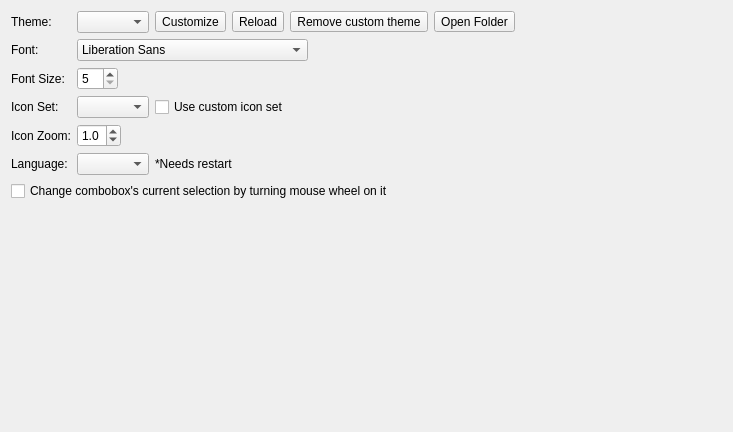
<?xml version="1.0" encoding="UTF-8"?>
<ui version="4.0">
 <class>EnvironmentAppearanceWidget</class>
 <widget class="QWidget" name="EnvironmentAppearanceWidget">
  <property name="geometry">
   <rect>
    <x>0</x>
    <y>0</y>
    <width>733</width>
    <height>432</height>
   </rect>
  </property>
  <property name="windowTitle">
   <string>Form</string>
  </property>
  <layout class="QGridLayout" name="gridLayout">
   <item row="6" column="1">
    <widget class="QWidget" name="widget_4" native="true">
     <layout class="QHBoxLayout" name="horizontalLayout_4">
      <property name="leftMargin">
       <number>0</number>
      </property>
      <property name="topMargin">
       <number>0</number>
      </property>
      <property name="rightMargin">
       <number>0</number>
      </property>
      <property name="bottomMargin">
       <number>0</number>
      </property>
      <item>
       <widget class="QComboBox" name="cbLanguage"/>
      </item>
      <item>
       <widget class="QLabel" name="label_5">
        <property name="text">
         <string>*Needs restart</string>
        </property>
       </widget>
      </item>
      <item>
       <spacer name="horizontalSpacer_4">
        <property name="orientation">
         <enum>Qt::Horizontal</enum>
        </property>
        <property name="sizeHint" stdset="0">
         <size>
          <width>40</width>
          <height>20</height>
         </size>
        </property>
       </spacer>
      </item>
     </layout>
    </widget>
   </item>
   <item row="0" column="0">
    <widget class="QLabel" name="label">
     <property name="text">
      <string>Theme:</string>
     </property>
    </widget>
   </item>
   <item row="3" column="0">
    <widget class="QLabel" name="label_6">
     <property name="text">
      <string>Icon Set:</string>
     </property>
    </widget>
   </item>
   <item row="2" column="1">
    <widget class="QWidget" name="widget_3" native="true">
     <layout class="QHBoxLayout" name="horizontalLayout_3">
      <property name="leftMargin">
       <number>0</number>
      </property>
      <property name="topMargin">
       <number>0</number>
      </property>
      <property name="rightMargin">
       <number>0</number>
      </property>
      <property name="bottomMargin">
       <number>0</number>
      </property>
      <item>
       <widget class="QSpinBox" name="spinFontSize">
        <property name="minimum">
         <number>5</number>
        </property>
       </widget>
      </item>
      <item>
       <spacer name="horizontalSpacer_3">
        <property name="orientation">
         <enum>Qt::Horizontal</enum>
        </property>
        <property name="sizeHint" stdset="0">
         <size>
          <width>40</width>
          <height>20</height>
         </size>
        </property>
       </spacer>
      </item>
     </layout>
    </widget>
   </item>
   <item row="2" column="0">
    <widget class="QLabel" name="label_3">
     <property name="text">
      <string>Font Size:</string>
     </property>
    </widget>
   </item>
   <item row="0" column="1">
    <widget class="QWidget" name="widget" native="true">
     <layout class="QHBoxLayout" name="horizontalLayout">
      <property name="leftMargin">
       <number>0</number>
      </property>
      <property name="topMargin">
       <number>0</number>
      </property>
      <property name="rightMargin">
       <number>0</number>
      </property>
      <property name="bottomMargin">
       <number>0</number>
      </property>
      <item>
       <widget class="QComboBox" name="cbTheme"/>
      </item>
      <item>
       <widget class="QToolButton" name="btnCustomize">
        <property name="visible">
        <bool>false</bool>
        </property>
        <property name="toolTip">
         <string>Create a customized copy</string>
        </property>
        <property name="text">
         <string>Customize</string>
        </property>
        <property name="icon">
         <iconset resource="R:/Qt5-Static/RedPandaIDE/release/qmake_iconsets_files.qrc">
          <normaloff>:/resources/iconsets/bluesky/actions/00Misc-11Rename.svg</normaloff>:/resources/iconsets/bluesky/actions/00Misc-11Rename.svg</iconset>
        </property>
       </widget>
      </item>
      <item>
       <widget class="QToolButton" name="btnReload">
        <property name="visible">
        <bool>false</bool>
        </property>
        <property name="text">
         <string>Reload</string>
        </property>
        <property name="icon">
         <iconset resource="R:/Qt5-Static/RedPandaIDE/release/qmake_iconsets_files.qrc">
          <normaloff>:/resources/iconsets/bluesky/actions/00Misc-16Reset.svg</normaloff>:/resources/iconsets/bluesky/actions/00Misc-16Reset.svg</iconset>
        </property>
       </widget>
      </item>
      <item>
       <widget class="QToolButton" name="btnRemoveCustomTheme">
        <property name="visible">
        <bool>false</bool>
        </property>
        <property name="toolTip">
         <string>Remove custom theme</string>
        </property>
        <property name="text">
         <string>Remove custom theme</string>
        </property>
        <property name="icon">
         <iconset resource="R:/Qt5-Static/RedPandaIDE/release/qmake_iconsets_files.qrc">
          <normaloff>:/resources/iconsets/bluesky/actions/01File-07CloseAll.svg</normaloff>:/resources/iconsets/bluesky/actions/01File-07CloseAll.svg</iconset>
        </property>
       </widget>
      </item>
      <item>
       <widget class="QToolButton" name="btnOpenCustomThemeFolder">
        <property name="visible">
        <bool>false</bool>
        </property>
        <property name="toolTip">
         <string>Open custom themes folder</string>
        </property>
        <property name="text">
         <string>Open Folder</string>
        </property>
        <property name="icon">
         <iconset resource="R:/Qt5-Static/RedPandaIDE/release/qmake_iconsets_files.qrc">
          <normaloff>:/resources/iconsets/bluesky/actions/06View-03Files.svg</normaloff>:/resources/iconsets/bluesky/actions/06View-03Files.svg</iconset>
        </property>
       </widget>
      </item>
      <item>
       <spacer name="horizontalSpacer">
        <property name="orientation">
         <enum>Qt::Horizontal</enum>
        </property>
        <property name="sizeHint" stdset="0">
         <size>
          <width>40</width>
          <height>20</height>
         </size>
        </property>
       </spacer>
      </item>
     </layout>
    </widget>
   </item>
   <item row="4" column="0">
    <widget class="QLabel" name="label_7">
     <property name="text">
      <string>Icon Zoom:</string>
     </property>
    </widget>
   </item>
   <item row="4" column="1">
    <widget class="QWidget" name="widget_6" native="true">
     <layout class="QHBoxLayout" name="horizontalLayout_6">
      <property name="leftMargin">
       <number>0</number>
      </property>
      <property name="topMargin">
       <number>0</number>
      </property>
      <property name="rightMargin">
       <number>0</number>
      </property>
      <property name="bottomMargin">
       <number>0</number>
      </property>
      <item>
       <widget class="QDoubleSpinBox" name="spinZoomFactor">
        <property name="decimals">
         <number>1</number>
        </property>
        <property name="minimum">
         <double>0.100000000000000</double>
        </property>
        <property name="maximum">
         <double>5.000000000000000</double>
        </property>
        <property name="singleStep">
         <double>0.100000000000000</double>
        </property>
        <property name="value">
         <double>1.000000000000000</double>
        </property>
       </widget>
      </item>
      <item>
       <spacer name="horizontalSpacer_6">
        <property name="orientation">
         <enum>Qt::Horizontal</enum>
        </property>
        <property name="sizeHint" stdset="0">
         <size>
          <width>40</width>
          <height>20</height>
         </size>
        </property>
       </spacer>
      </item>
     </layout>
    </widget>
   </item>
   <item row="1" column="1">
    <widget class="QWidget" name="widget_2" native="true">
     <layout class="QHBoxLayout" name="horizontalLayout_2">
      <property name="leftMargin">
       <number>0</number>
      </property>
      <property name="topMargin">
       <number>0</number>
      </property>
      <property name="rightMargin">
       <number>0</number>
      </property>
      <property name="bottomMargin">
       <number>0</number>
      </property>
      <item>
       <widget class="QFontComboBox" name="cbFont">
        <property name="editable">
         <bool>false</bool>
        </property>
       </widget>
      </item>
      <item>
       <spacer name="horizontalSpacer_2">
        <property name="orientation">
         <enum>Qt::Horizontal</enum>
        </property>
        <property name="sizeHint" stdset="0">
         <size>
          <width>40</width>
          <height>20</height>
         </size>
        </property>
       </spacer>
      </item>
     </layout>
    </widget>
   </item>
   <item row="1" column="0">
    <widget class="QLabel" name="label_2">
     <property name="text">
      <string>Font:</string>
     </property>
    </widget>
   </item>
   <item row="6" column="0">
    <widget class="QLabel" name="label_4">
     <property name="text">
      <string>Language:</string>
     </property>
    </widget>
   </item>
   <item row="3" column="1">
    <widget class="QWidget" name="widget_5" native="true">
     <layout class="QHBoxLayout" name="horizontalLayout_5">
      <property name="leftMargin">
       <number>0</number>
      </property>
      <property name="topMargin">
       <number>0</number>
      </property>
      <property name="rightMargin">
       <number>0</number>
      </property>
      <property name="bottomMargin">
       <number>0</number>
      </property>
      <item>
       <widget class="QComboBox" name="cbIconSet"/>
      </item>
      <item>
       <widget class="QCheckBox" name="chkUseCustomIconSet">
        <property name="visible">
        <bool>false</bool>
        </property>
        <property name="text">
         <string>Use custom icon set</string>
        </property>
       </widget>
      </item>
      <item>
       <spacer name="horizontalSpacer_5">
        <property name="orientation">
         <enum>Qt::Horizontal</enum>
        </property>
        <property name="sizeHint" stdset="0">
         <size>
          <width>40</width>
          <height>20</height>
         </size>
        </property>
       </spacer>
      </item>
     </layout>
    </widget>
   </item>
   <item row="8" column="0">
    <spacer name="verticalSpacer">
     <property name="orientation">
      <enum>Qt::Vertical</enum>
     </property>
     <property name="sizeHint" stdset="0">
      <size>
       <width>20</width>
       <height>40</height>
      </size>
     </property>
    </spacer>
   </item>
   <item row="7" column="0" colspan="2">
    <widget class="QCheckBox" name="chkComboboxWheel">
     <property name="text">
      <string>Change combobox's current selection by turning mouse wheel on it</string>
     </property>
    </widget>
   </item>
  </layout>
 </widget>
 <tabstops>
  <tabstop>cbTheme</tabstop>
  <tabstop>btnCustomize</tabstop>
  <tabstop>cbFont</tabstop>
  <tabstop>spinFontSize</tabstop>
  <tabstop>cbIconSet</tabstop>
  <tabstop>chkUseCustomIconSet</tabstop>
  <tabstop>spinZoomFactor</tabstop>
  <tabstop>cbLanguage</tabstop>
 </tabstops>
 <resources>
  <include location="R:/Qt5-Static/RedPandaIDE/release/qmake_iconsets_files.qrc"/>
 </resources>
 <connections/>
</ui>
